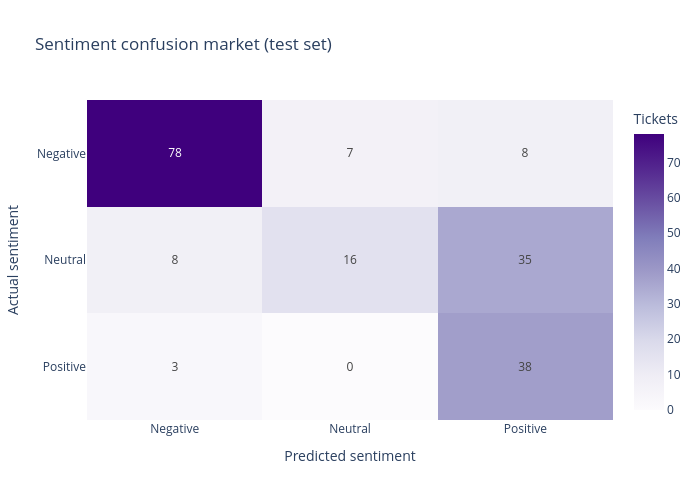

The notebook cell this image was saved under:
### Code cell
cm = confusion_matrix(y_true, y_pred, labels=SENTIMENTS)    # count of (actual, predicted) pairs

fig = px.imshow(cm, x=SENTIMENTS, y= SENTIMENTS, text_auto=True,    # heatmap with number inside
                aspect="auto",                            # stretch the cell to fill the chart
                color_continuous_scale="Purples",   # darker = more tickets
                labels=dict(x="Predicted sentiment", y="Actual sentiment", color="Tickets"),  #axis names
                title="Sentiment confusion market (test set)")   # chart title
fig.update_layout(width=700, height=500)         # chart size
fig.show()           # draw the chart

### Figure 1 — Plotly figure (JSON) as saved in the notebook; plotly's stock layout.template omitted (floating-point values rounded to 4 significant figures)
{"data": [{"coloraxis": "coloraxis", "hovertemplate": "Predicted sentiment: %{x}<br>Actual sentiment: %{y}<br>Tickets: %{z}<extra></extra>", "name": "0", "texttemplate": "%{z}", "type": "heatmap", "x": ["Negative", "Neutral", "Positive"], "xaxis": "x", "y": ["Negative", "Neutral", "Positive"], "yaxis": "y", "z": [[78, 7, 8], [8, 16, 35], [3, 0, 38]]}], "layout": {"coloraxis": {"colorbar": {"title": {"text": "Tickets"}}, "colorscale": [[0, "rgb(252,251,253)"], [0.125, "rgb(239,237,245)"], [0.25, "rgb(218,218,235)"], [0.375, "rgb(188,189,220)"], [0.5, "rgb(158,154,200)"], [0.625, "rgb(128,125,186)"], [0.75, "rgb(106,81,163)"], [0.875, "rgb(84,39,143)"], [1, "rgb(63,0,125)"]]}, "height": 500, "title": {"text": "Sentiment confusion market (test set)"}, "width": 700, "xaxis": {"anchor": "y", "domain": [0, 1], "title": {"text": "Predicted sentiment"}}, "yaxis": {"anchor": "x", "autorange": "reversed", "domain": [0, 1], "title": {"text": "Actual sentiment"}}}}
